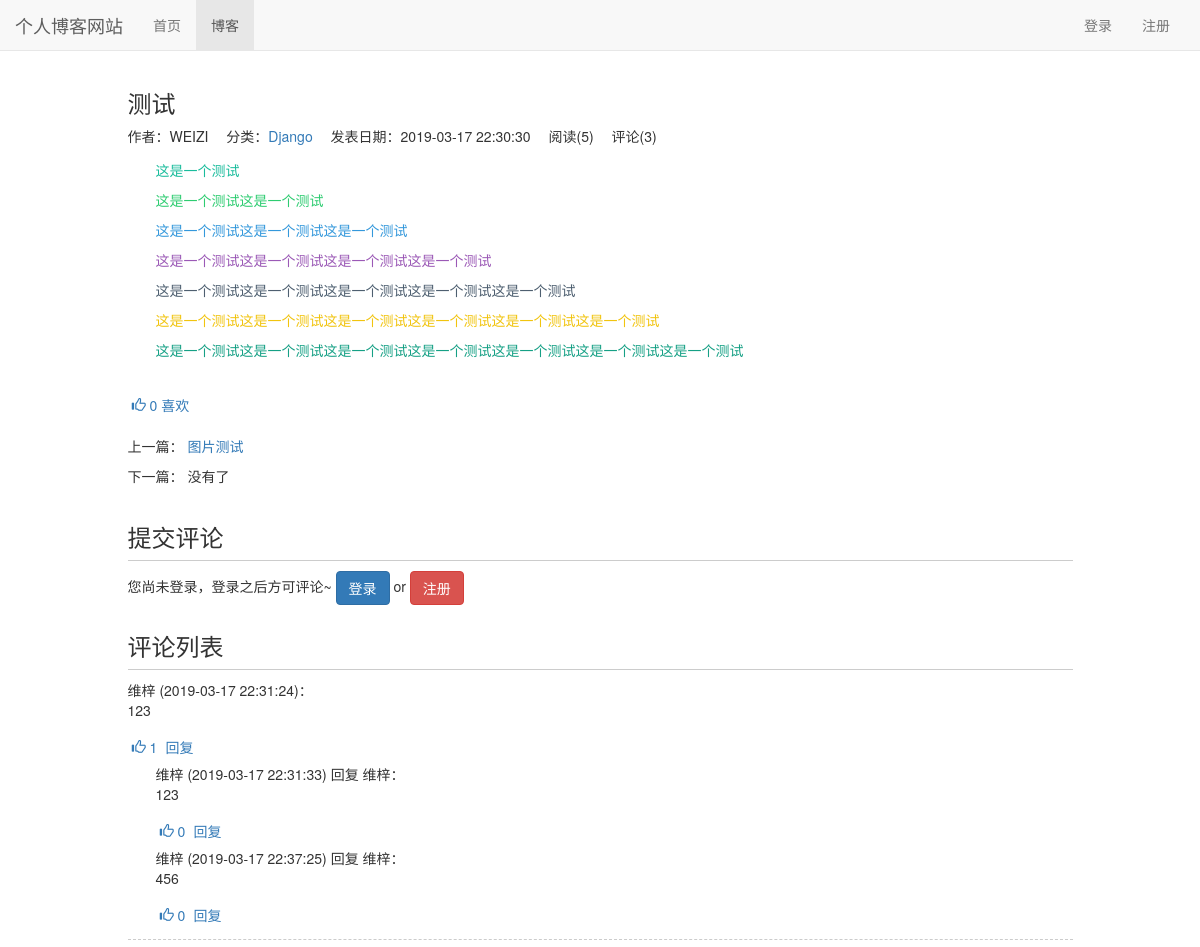
Screenshot of /blog/37 with the database file from the repository.
### blog/models.py (models this page shows, shortened)
class Blog(models.Model, ReadNumExpandMethod):
    title = models.CharField(max_length=50)
    blog_type = models.ForeignKey(BlogType, on_delete=models.CASCADE)
    content = RichTextUploadingField()
    author = models.ForeignKey(User, on_delete=models.CASCADE)
    read_details = GenericRelation(ReadDetail)
    created_time = models.DateTimeField(auto_now_add=True)
    last_updated_time = models.DateTimeField(auto_now=True)
    class Meta:
        ordering = ['-created_time']

class BlogType(models.Model):
    type_name = models.CharField(max_length=15)
    def __str__(self):
        return self.type_name

### read_statistics/models.py (models this page shows)
class ReadNum(models.Model):
    read_num = models.IntegerField(default=0)
    content_type = models.ForeignKey(ContentType, on_delete=models.CASCADE)
    object_id = models.PositiveIntegerField()
    content_object = GenericForeignKey('content_type', 'object_id')

### likes/models.py (models this page shows)
class LikeCount(models.Model):
    content_type = models.ForeignKey(ContentType, on_delete=models.CASCADE)
    object_id = models.PositiveIntegerField()
    content_object = GenericForeignKey('content_type', 'object_id')
    liked_num = models.IntegerField(default=0)

### comment/models.py (models this page shows, shortened)
class Comment(models.Model):
    content_type = models.ForeignKey(ContentType, on_delete=models.CASCADE)
    object_id = models.PositiveIntegerField()
    content_object = GenericForeignKey('content_type', 'object_id')
    text = models.TextField()
    comment_time = models.DateTimeField(auto_now_add=True)
    user = models.ForeignKey(User, related_name="comments", on_delete=models.CASCADE)
    root = models.ForeignKey('self', related_name='root_comment', null=True, on_delete=models.CASCADE)
    parent = models.ForeignKey('self', related_name='parent_comment', null=True, on_delete=models.CASCADE)
    reply_to = models.ForeignKey(User, related_name="replies", null=True, on_delete=models.CASCADE)
    class Meta:
        ordering = ['comment_time']

### user/models.py (models this page shows, shortened)
class Profile(models.Model):
    user = models.OneToOneField(User, on_delete=models.CASCADE, verbose_name='昵称')
    nickname = models.CharField(max_length=20)

### blog/views.py (the view)
# urls.py: path('<int:blog_pk>', views.blog_detail, name="blog_detail"),
def blog_detail(request, blog_pk):
    blog = get_object_or_404(Blog, pk=blog_pk)
    read_cookie_key = read_statistics_once_read(request, blog)
    context = {}
    context['previous_blog'] = Blog.objects.filter(created_time__gt=blog.created_time).last()
    context['next_blog'] = Blog.objects.filter(created_time__lt=blog.created_time).first()
    context['blog'] = blog
    response = render(request, 'blog/blog_detail.html', context) # 响应
    response.set_cookie(read_cookie_key, 'true') # 阅读cookie标记
    return response

### comment/templatetags/comment_tags.py (called while the page is built)
@register.simple_tag
def get_comment_count(obj):
    content_type = ContentType.objects.get_for_model(obj)
    return Comment.objects.filter(content_type=content_type, object_id=obj.pk).count()

@register.simple_tag
def get_comment_list(obj):
    content_type = ContentType.objects.get_for_model(obj)
    comments = Comment.objects.filter(content_type=content_type, object_id=obj.pk, parent=None)
    return comments.order_by('-comment_time')

### likes/templatetags/likes_tags.py (called while the page is built)
@register.simple_tag
def get_like_count(obj):
    content_type = ContentType.objects.get_for_model(obj)
    like_count, created = LikeCount.objects.get_or_create(content_type=content_type, object_id=obj.pk)
    return like_count.liked_num

@register.simple_tag(takes_context=True)
def get_like_status(context, obj):
    content_type = ContentType.objects.get_for_model(obj)
    user = context['user']
    if not user.is_authenticated:
        return ''
    if LikeRecord.objects.filter(content_type=content_type, object_id=obj.pk, user=user).exists():
        return 'active'
    else:
        return ''

@register.simple_tag
def get_content_type(obj):
    content_type = ContentType.objects.get_for_model(obj)
    return content_type.model

### read_statistics/models.py (called while the page is built)
    def get_read_num(self):
        try:
            ct = ContentType.objects.get_for_model(self)
            readnum = ReadNum.objects.get(content_type=ct, object_id=self.pk)
            return readnum.read_num
        except exceptions.ObjectDoesNotExist:
            return 0

### read_statistics/utils.py (called while the page is built)
def read_statistics_once_read(request, obj):
    ct = ContentType.objects.get_for_model(obj)
    key = "%s_%s_read" % (ct.model, obj.pk)
    if not request.COOKIES.get(key):
        readnum, created = ReadNum.objects.get_or_create(content_type=ct, object_id=obj.pk)
        readnum.read_num += 1
        readnum.save()
        date = timezone.now().date()
        readDetail, created = ReadDetail.objects.get_or_create(content_type=ct, object_id=obj.pk, date=date)
        readDetail.read_num += 1
        readDetail.save()
    return key

### user/models.py (called while the page is built)
def get_nickname_or_username(self):
    if Profile.objects.filter(user=self).exists():
        profile = Profile.objects.get(user=self)
        return profile.nickname
    else:
        return self.username

### blog/templates/blog/blog_detail.html (shortened to what this page needs)
{% extends 'base.html' %}
{% block nav_blog_active %}active{% endblock %}
{% load staticfiles %}
{% load comment_tags %}
{% load likes_tags %}
{% block header_extends %}
    <link rel="stylesheet" href="{% static 'blog/blog.css' %}">
{% endblock %}
{% block content %}
    <div class="container">
        <div class="row">
            <div class="col-xs-10 col-xs-offset-1">
                <h3>{{ blog.title }}</h3>
                <ul class="blog-info-description">
                    <li>作者：{{ blog.author }}</li>
                    <li>分类：<a href="{% url 'blogs_with_type' blog.blog_type.pk %}">{{ blog.blog_type }}</a></li>
                    <li>发表日期：{{ blog.created_time|date:"Y-m-d H:i:s" }}</li>
                    <li>阅读({{ blog.get_read_num }})</li>
                    <li>评论({% get_comment_count blog %})</li>
                </ul>
                <div class="blog-content">{{ blog.content|safe }}</div>
                <div class="like" onclick="likeChange(this, '{% get_content_type blog %}', {{ blog.pk }})">
                    <span class="glyphicon glyphicon-thumbs-up {% get_like_status blog %}"></span>
                    <span class="liked-num">{% get_like_count blog %}</span>
                    <span>喜欢</span>
                </div>
                <div class="blog-more">
                    <p>上一篇：
                        {% if previous_blog %}
                            <a href="{% url 'blog_detail' previous_blog.pk %}">{{ previous_blog.title }}</a>
                        {% else %}
                            没有了
                        {% endif %}
                    </p>
                    <p>下一篇：
                        {% if next_blog %}
                            <a href="{% url 'blog_detail' next_blog.pk %}">{{ next_blog.title }}</a>
                        {% else %}
                            没有了
                        {% endif %}
                    </p>
                </div>
            </div>
        </div>
        <div class="row">
            <div class="col-xs-10 col-xs-offset-1">
                <div class="comment-area">
                    <h3 class="comment-area-title">提交评论</h3>
                    {% if user.is_authenticated %}
                        <form id="comment_form" action="{% url 'update_comment' %}" method="POST" style="overflow:hidden">
                            <label>{{ user.get_nickname_or_username }}，欢迎评论~</label>
                            <br>
                            <div id="reply_content_container" style="display:none;">
                                <p id="reply_title">回复：</p>
                                <div id="reply_content"></div>
                            </div>
                            {% csrf_token %}
                            {% get_comment_form blog as comment_form %}
                            {% for field in comment_form %}
                                {{ field }}
                            {% endfor %}
                            <span id="comment_error" class="text-danger pull-left"></span>
                            <br>
                            <input type="submit" value="评论" class="btn btn-primary pull-top">
                        </form>
                    {% else %}
                        您尚未登录，登录之后方可评论~
                        <a class="btn btn-primary" href="{% url 'login' %}?from={{ request.get_full_path }}">登录</a>
                        <span> or </span>
                        <a class="btn btn-danger" href="{% url 'register' %}?from={{ request.get_full_path }}">注册</a>
                    {% endif %}
                </div>
                <div class="comment-area">
                    <h3 class="comment-area-title">评论列表</h3>
                    <div id="comment_list">
                        {% get_comment_list blog as comments %}
                        {% for comment in comments %}
                            <div id="root_{{ comment.pk }}" class="comment">
                                <span>{{ comment.user.get_nickname_or_username }}</span>
                                <span>({{ comment.comment_time|date:"Y-m-d H:i:s" }})：</span>
                                <div id="comment_{{ comment.pk }}">
                                    {{ comment.text|safe }}
                                </div>
                                <div class="like" onclick="likeChange(this, '{% get_content_type comment %}', {{ comment.pk }})">
                                    <span class="glyphicon glyphicon-thumbs-up {% get_like_status comment %}"></span>
                                    <span class="liked-num">{% get_like_count comment %}</span>
                                </div>
                                <a href="javascript:reply({{ comment.pk }});">回复</a>
                                {% for reply in comment.root_comment.all %}
                                    <div class="reply">
                                        <span>{{ reply.user.get_nickname_or_username }}</span>
                                        <span>({{ reply.comment_time|date:"Y-m-d H:i:s" }})</span>
                                        <span>回复</span>
                                        <span>{{ reply.reply_to.get_nickname_or_username }}：</span>
                                        <div id="comment_{{ reply.pk }}">
                                            {{ reply.text|safe }}
                                        </div>
                                        <div class="like" onclick="likeChange(this, '{% get_content_type reply %}', {{ reply.pk }})">
                                            <span class="glyphicon glyphicon-thumbs-up {% get_like_status reply %}"></span>
                                            <span class="liked-num">{% get_like_count reply %}</span>
                                        </div>
                                        <a href="javascript:reply({{ reply.pk }});">回复</a>
                                    </div>
                                {% endfor %}
                            </div>
                        {% empty %}
                            <span id="no_comment">暂无评论</span>
                        {% endfor %}
                    </div>
                </div>
            </div>
        </div>
    </div>
{% endblock %}

### templates/base.html (shortened to what this page needs)
{% load staticfiles %}
<!DOCTYPE html>
<html lang="zh-CN">
<head>
    <link rel="stylesheet" href="{% static 'base.css' %}">
    <link rel="stylesheet" href="{% static 'bootstrap-3.3.7/css/bootstrap.min.css' %}">
    {% block header_extends %}{% endblock %}
</head>
<body>
    <div class="navbar navbar-default navbar-fixed-top" role="navigation">
        <div class="container-fluid">
            <div class="navbar-header">
                <a class="navbar-brand" href="{% url 'home' %}">个人博客网站</a>
            </div>
            <div id="navbar-collapse" class="collapse navbar-collapse">
                <ul class="nav navbar-nav">
                    <li class="{% block nav_home_active %}{% endblock %}">
                        <a href="{% url 'home' %}">首页</a>
                    </li>
                    <li class="{% block nav_blog_active %}{% endblock %}">
                        <a href="{% url 'blog_list' %}">博客</a>
                    </li>
                </ul>
                <ul class="nav navbar-nav navbar-right">
                    {% if not user.is_authenticated %}
                        <li>
                            <a href="{% url 'login' %}?from={{ request.get_full_path }}">登录</a>
                        </li>
                        <li>
                            <a href="{% url 'register' %}?from={{ request.get_full_path }}">注册</a>
                        </li>
                    {% endif %}
                </ul>
            </div>
        </div>
    </div>
    {% block content %}{% endblock %}
</body>
</html>

### static/base.css (style rules this page uses)
* { margin: 0; padding: 0; }
body { margin-top: 70px!important; }
ul { list-style-type: none!important; }
ul.navbar-right { margin-right: 0; }

### blog/static/blog/blog.css (style rules this page uses)
ul.blog-info-description { list-style-type: none; margin-bottom: 1em; }
ul.blog-info-description li { display: inline-block; margin-right: 1em; }
div.blog-content { text-indent: 2em; margin-bottom: 2em; }
div.blog-more { margin-top: 1em; }
div.comment-area { margin-top: 2em; }
h3.comment-area-title { border-bottom: 1px solid #ccc; padding-bottom: 0.4em; }
div.comment { border-bottom: 1px dashed #ccc; margin-bottom: 0.5em; padding-bottom: 0.5em; }
div.reply { margin-left: 2em; }
div.like { color: #337ab7; cursor: pointer; display: inline-block; padding: 0.5em 0.3em; }

### rows the page displays
Blog: title "测试", author "WEIZI", blog_type "Django", created_time "2019-03-17 22:30:30", get_read_num "5", id "3", content "这是一个测试 这是一个测试这是一个测试 这是一个测试这是一个测试这是一个测试 这是一个测试这是一个测试这是一个测试这是一个测试 这是一个测试这是一个测试这是一个测试这是一个测试这是一个测试 这是一个测试这是一个测试这是一个测试这是一个测试这是一个测试这是一个测试 这是一个测试这是一个测试这是一个测试这是一个测试这是一个测试这是一个测试这是一个测试", id.liked_num "0"
Blog: title "图片测试"
Comment: user.get_nickname_or_username "维梓", comment_time "2019-03-17 22:31:24", text "123", id.liked_num "1"
Comment: user.get_nickname_or_username "维梓", comment_time "2019-03-17 22:31:33", reply_to.get_nickname_or_username "维梓", text "123", id.liked_num "0"
Comment: user.get_nickname_or_username "维梓", comment_time "2019-03-17 22:37:25", reply_to.get_nickname_or_username "维梓", text "456", id.liked_num "0"
